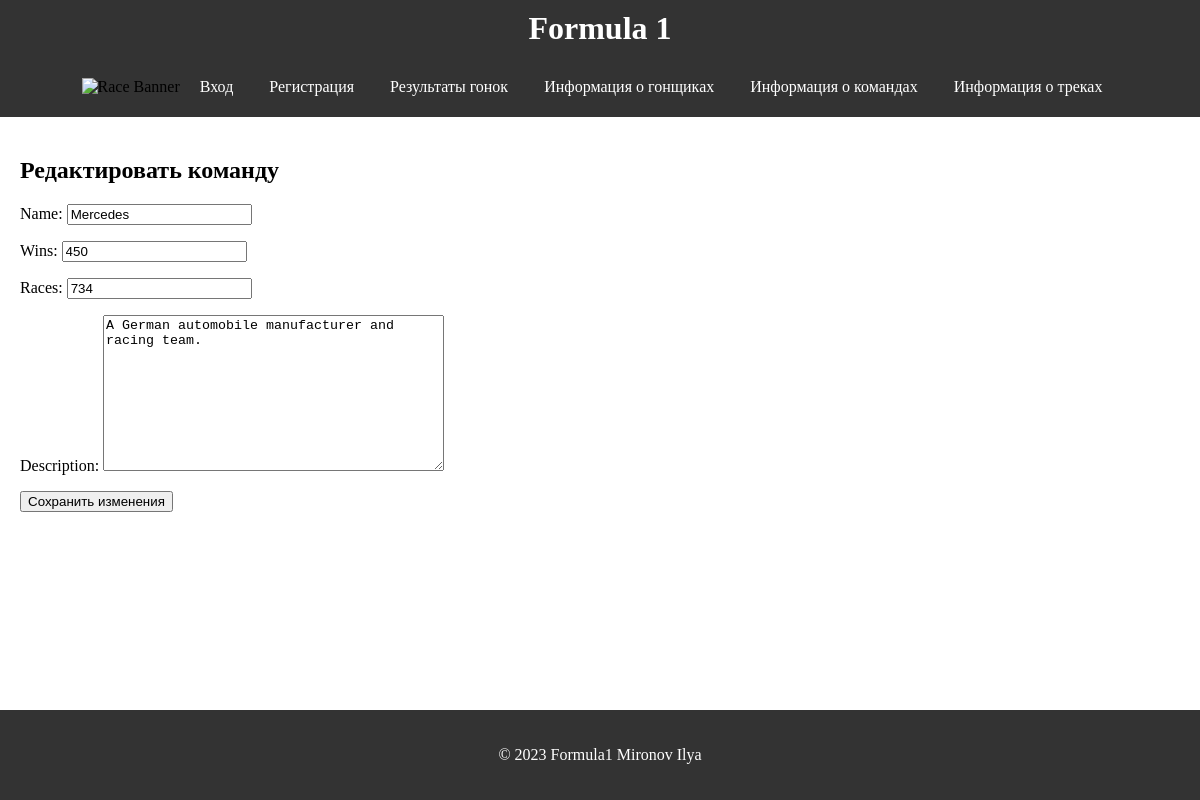
The app's page /edit_team/1/ with its own data.
### formula1/models.py (models this page shows, shortened)
class Team(models.Model):
    name = models.CharField(max_length=200)
    wins = models.IntegerField()
    races = models.IntegerField()
    description = models.TextField()

### formula1/views.py (the view)
# urls.py: path('edit_team/<int:team_id>/', views.edit_team, name='edit_team'),
def edit_team(request, team_id):
    team = get_object_or_404(Team, id=team_id)
    if request.method == 'POST':
        form = TeamForm(request.POST, instance=team)
        if form.is_valid():
            form.save()
            return redirect('team_info', team_id = team.id)
    else:
        form = TeamForm(instance=team)
    return render(request, 'team_edit.html', {'form': form})

### formula1/forms.py
class TeamForm(forms.ModelForm):
    class Meta:
        model = Team
        fields = ['name', 'wins', 'races', 'description']

### formula1/templates/team_edit.html (shortened to what this page needs)
{% extends 'base.html' %}
{% block content %}
<link rel="stylesheet" href = "/static/css/race_results.css">
<h2>Редактировать команду</h2>
<form method="post">
    {{ form.as_p }}
    <button type="submit">Сохранить изменения</button>
</form>
{% endblock %}

### formula1/static/css/base.css (style rules this page uses)
body { display: flex; flex-direction: column; }
html, body { height: 100%; margin: 0; }

### records on screen
Team: name "Mercedes", wins "450", races "734", description "A German automobile manufacturer and racing team."

### other values on screen
{{ 2023 }} "2023"
